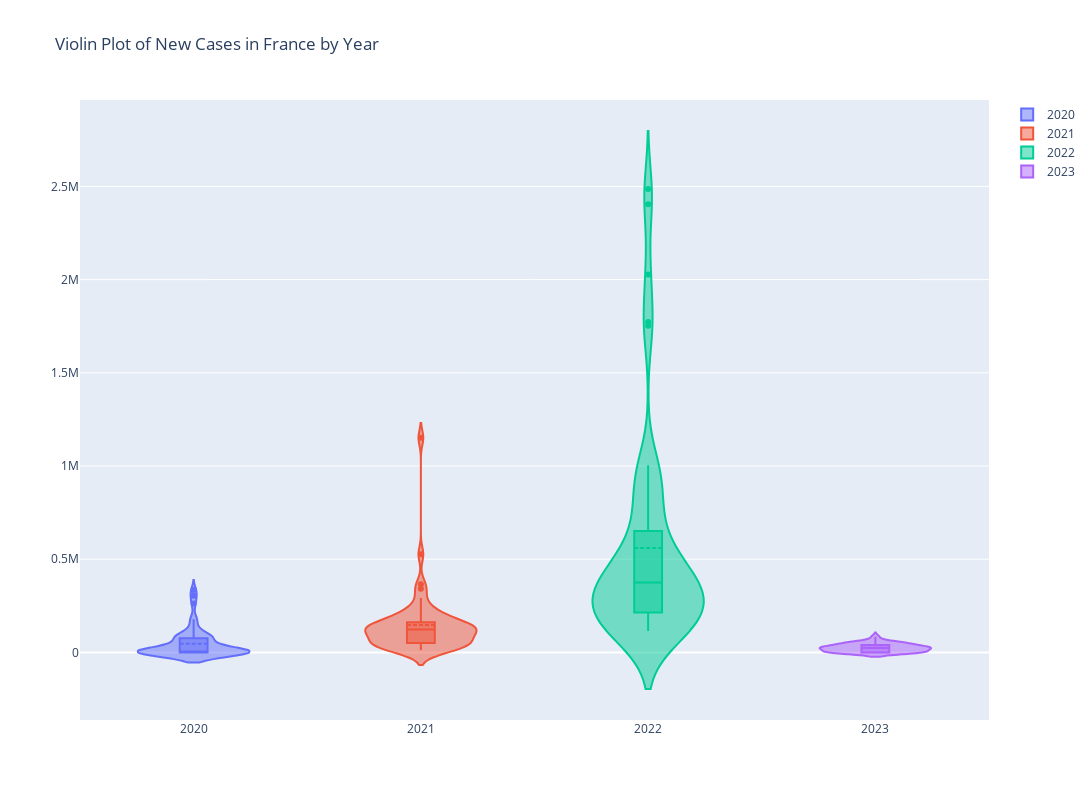

The notebook cell this image was saved under:
### Markdown cell above
### Question 10 - FINIR CA (by week?)

### Code cell
fig = go.Figure()

new_france_cases =  data[(data['country'] == 'France')]

for year in data['year'].unique():
    fig.add_trace(go.Violin(x=new_france_cases['year'][new_france_cases['year'] == year],
                            y=new_france_cases['new_cases'][new_france_cases['year'] == year],
                            name=year,
                            box_visible=True,
                            meanline_visible=True))

fig.update_layout(height=800, width=1500, title_text="Violin Plot of New Cases in France by Year")

fig.show()
